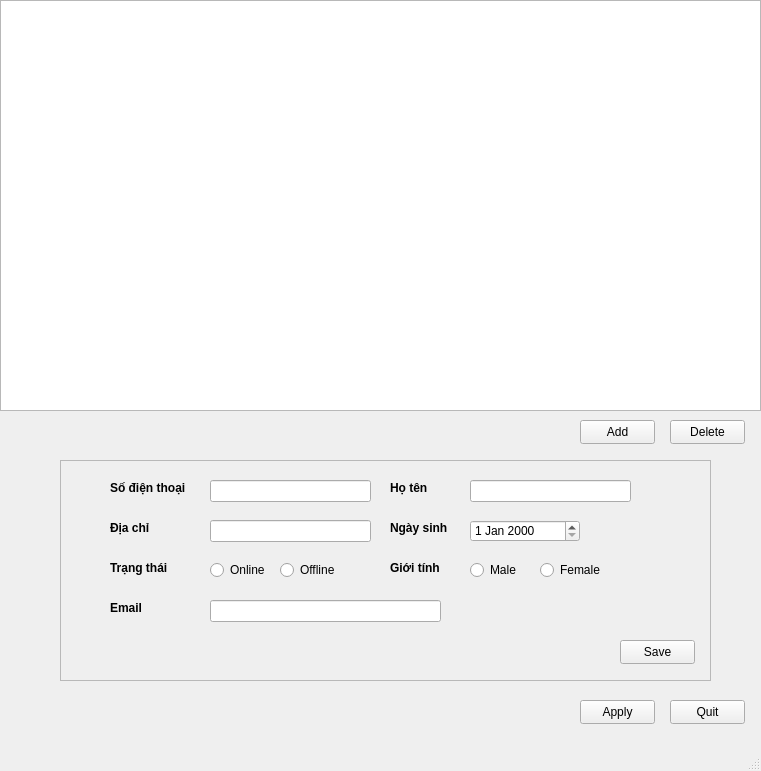
<?xml version="1.0" encoding="UTF-8"?>
<ui version="4.0">
 <class>MainWindow</class>
 <widget class="QMainWindow" name="MainWindow">
  <property name="geometry">
   <rect>
    <x>0</x>
    <y>0</y>
    <width>761</width>
    <height>771</height>
   </rect>
  </property>
  <property name="windowTitle">
   <string>MainWindow</string>
  </property>
  <widget class="QWidget" name="centralwidget">
   <widget class="QTableWidget" name="tableWidget">
    <property name="geometry">
     <rect>
      <x>0</x>
      <y>0</y>
      <width>761</width>
      <height>411</height>
     </rect>
    </property>
   </widget>
   <widget class="QLabel" name="label">
    <property name="geometry">
     <rect>
      <x>110</x>
      <y>480</y>
      <width>81</width>
      <height>16</height>
     </rect>
    </property>
    <property name="font">
     <font>
      <bold>true</bold>
     </font>
    </property>
    <property name="mouseTracking">
     <bool>false</bool>
    </property>
    <property name="tabletTracking">
     <bool>false</bool>
    </property>
    <property name="text">
     <string>Số điện thoại</string>
    </property>
   </widget>
   <widget class="QLineEdit" name="phonenumberText">
    <property name="geometry">
     <rect>
      <x>210</x>
      <y>480</y>
      <width>161</width>
      <height>22</height>
     </rect>
    </property>
   </widget>
   <widget class="QLineEdit" name="addressText">
    <property name="geometry">
     <rect>
      <x>210</x>
      <y>520</y>
      <width>161</width>
      <height>22</height>
     </rect>
    </property>
   </widget>
   <widget class="QLabel" name="label_2">
    <property name="geometry">
     <rect>
      <x>110</x>
      <y>520</y>
      <width>49</width>
      <height>16</height>
     </rect>
    </property>
    <property name="font">
     <font>
      <bold>true</bold>
     </font>
    </property>
    <property name="text">
     <string>Địa chỉ</string>
    </property>
   </widget>
   <widget class="QLineEdit" name="emailText">
    <property name="geometry">
     <rect>
      <x>210</x>
      <y>600</y>
      <width>231</width>
      <height>22</height>
     </rect>
    </property>
   </widget>
   <widget class="QLabel" name="label_3">
    <property name="geometry">
     <rect>
      <x>110</x>
      <y>600</y>
      <width>49</width>
      <height>16</height>
     </rect>
    </property>
    <property name="font">
     <font>
      <bold>true</bold>
     </font>
    </property>
    <property name="text">
     <string>Email</string>
    </property>
   </widget>
   <widget class="QLabel" name="label_4">
    <property name="geometry">
     <rect>
      <x>110</x>
      <y>560</y>
      <width>91</width>
      <height>16</height>
     </rect>
    </property>
    <property name="font">
     <font>
      <bold>true</bold>
     </font>
    </property>
    <property name="text">
     <string>Trạng thái</string>
    </property>
   </widget>
   <widget class="QLineEdit" name="fullnameText">
    <property name="geometry">
     <rect>
      <x>470</x>
      <y>480</y>
      <width>161</width>
      <height>22</height>
     </rect>
    </property>
   </widget>
   <widget class="QLabel" name="label_5">
    <property name="geometry">
     <rect>
      <x>390</x>
      <y>480</y>
      <width>49</width>
      <height>16</height>
     </rect>
    </property>
    <property name="font">
     <font>
      <bold>true</bold>
     </font>
    </property>
    <property name="text">
     <string>Họ tên</string>
    </property>
   </widget>
   <widget class="QLabel" name="label_6">
    <property name="geometry">
     <rect>
      <x>390</x>
      <y>560</y>
      <width>49</width>
      <height>16</height>
     </rect>
    </property>
    <property name="font">
     <font>
      <bold>true</bold>
     </font>
    </property>
    <property name="text">
     <string>Giới tính</string>
    </property>
   </widget>
   <widget class="QLabel" name="label_7">
    <property name="geometry">
     <rect>
      <x>390</x>
      <y>520</y>
      <width>61</width>
      <height>16</height>
     </rect>
    </property>
    <property name="font">
     <font>
      <bold>true</bold>
     </font>
    </property>
    <property name="text">
     <string>Ngày sinh</string>
    </property>
   </widget>
   <widget class="QPushButton" name="deleteButton">
    <property name="geometry">
     <rect>
      <x>670</x>
      <y>420</y>
      <width>75</width>
      <height>24</height>
     </rect>
    </property>
    <property name="text">
     <string>Delete</string>
    </property>
   </widget>
   <widget class="QPushButton" name="saveButton">
    <property name="geometry">
     <rect>
      <x>620</x>
      <y>640</y>
      <width>75</width>
      <height>24</height>
     </rect>
    </property>
    <property name="text">
     <string>Save</string>
    </property>
   </widget>
   <widget class="QPushButton" name="quitButton">
    <property name="geometry">
     <rect>
      <x>670</x>
      <y>700</y>
      <width>75</width>
      <height>24</height>
     </rect>
    </property>
    <property name="text">
     <string>Quit</string>
    </property>
   </widget>
   <widget class="QPushButton" name="completeButton">
    <property name="geometry">
     <rect>
      <x>580</x>
      <y>700</y>
      <width>75</width>
      <height>24</height>
     </rect>
    </property>
    <property name="text">
     <string>Apply</string>
    </property>
   </widget>
   <widget class="QPushButton" name="refeshButton">
    <property name="geometry">
     <rect>
      <x>580</x>
      <y>420</y>
      <width>75</width>
      <height>24</height>
     </rect>
    </property>
    <property name="text">
     <string>Add</string>
    </property>
   </widget>
   <widget class="QFrame" name="frameForm">
    <property name="geometry">
     <rect>
      <x>60</x>
      <y>460</y>
      <width>651</width>
      <height>221</height>
     </rect>
    </property>
    <property name="frameShape">
     <enum>QFrame::Shape::StyledPanel</enum>
    </property>
    <property name="frameShadow">
     <enum>QFrame::Shadow::Raised</enum>
    </property>
   </widget>
   <widget class="QDateEdit" name="birthDateEdit">
    <property name="geometry">
     <rect>
      <x>470</x>
      <y>520</y>
      <width>110</width>
      <height>22</height>
     </rect>
    </property>
   </widget>
   <widget class="QRadioButton" name="statusOnlineButton">
    <property name="geometry">
     <rect>
      <x>210</x>
      <y>560</y>
      <width>89</width>
      <height>20</height>
     </rect>
    </property>
    <property name="text">
     <string>Online</string>
    </property>
   </widget>
   <widget class="QRadioButton" name="statusOfflineButton">
    <property name="geometry">
     <rect>
      <x>280</x>
      <y>560</y>
      <width>89</width>
      <height>20</height>
     </rect>
    </property>
    <property name="text">
     <string>Offline</string>
    </property>
   </widget>
   <widget class="QRadioButton" name="genderMaleButton">
    <property name="geometry">
     <rect>
      <x>470</x>
      <y>560</y>
      <width>89</width>
      <height>20</height>
     </rect>
    </property>
    <property name="text">
     <string>Male</string>
    </property>
   </widget>
   <widget class="QRadioButton" name="genderFemaleButton">
    <property name="geometry">
     <rect>
      <x>540</x>
      <y>560</y>
      <width>89</width>
      <height>20</height>
     </rect>
    </property>
    <property name="text">
     <string>Female</string>
    </property>
   </widget>
  </widget>
  <widget class="QMenuBar" name="menubar">
   <property name="geometry">
    <rect>
     <x>0</x>
     <y>0</y>
     <width>761</width>
     <height>22</height>
    </rect>
   </property>
  </widget>
  <widget class="QStatusBar" name="statusbar"/>
 </widget>
 <resources/>
 <connections/>
</ui>
